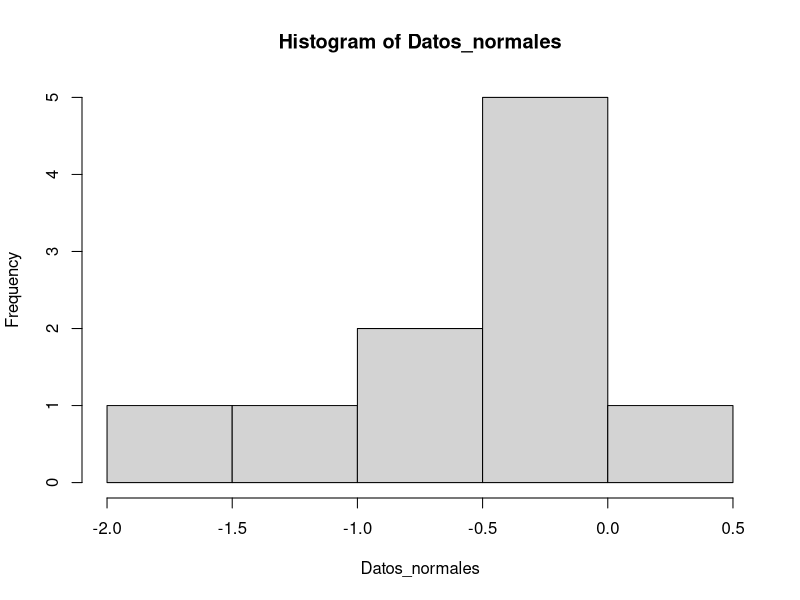
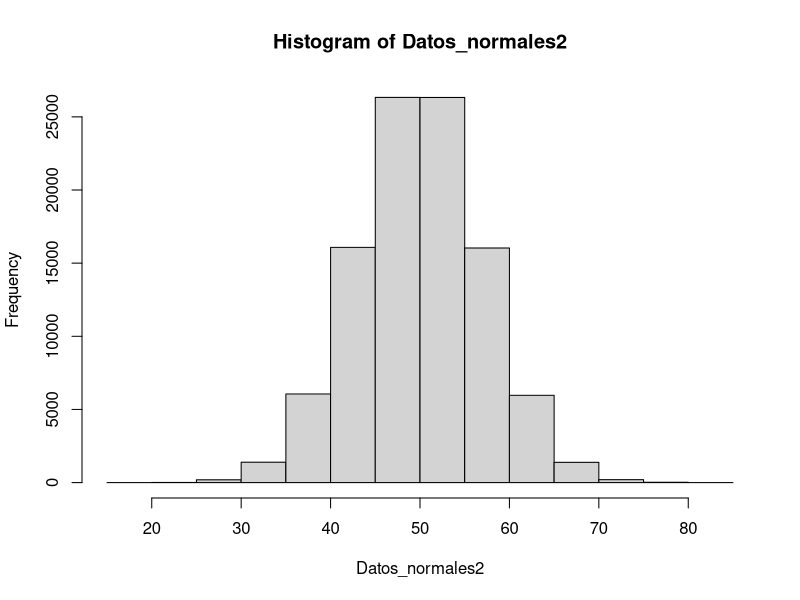
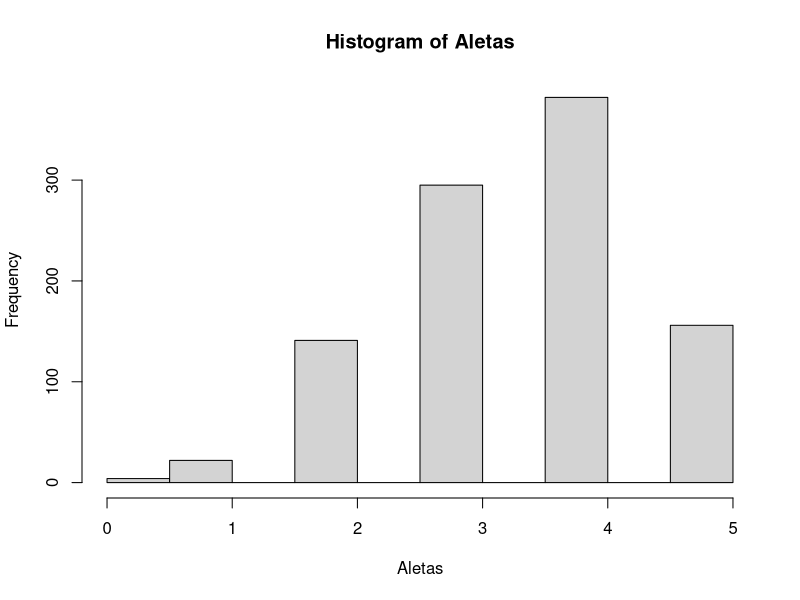
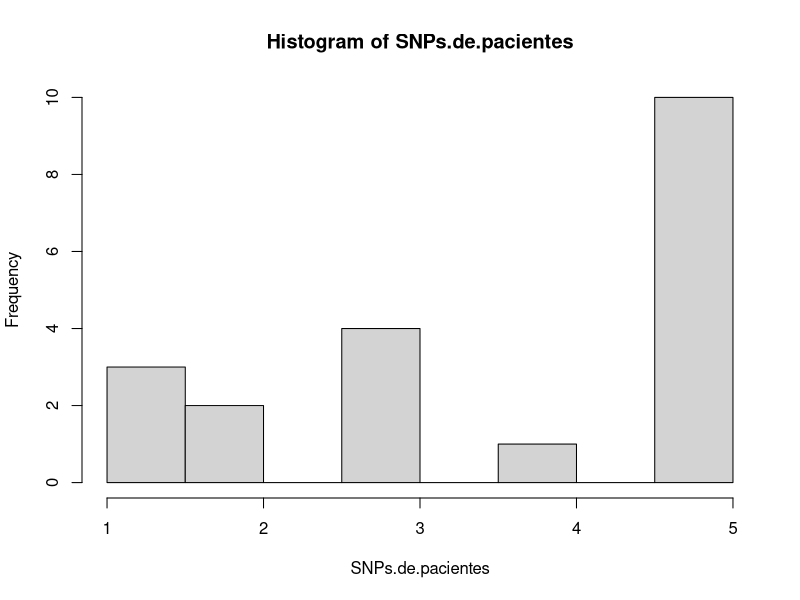
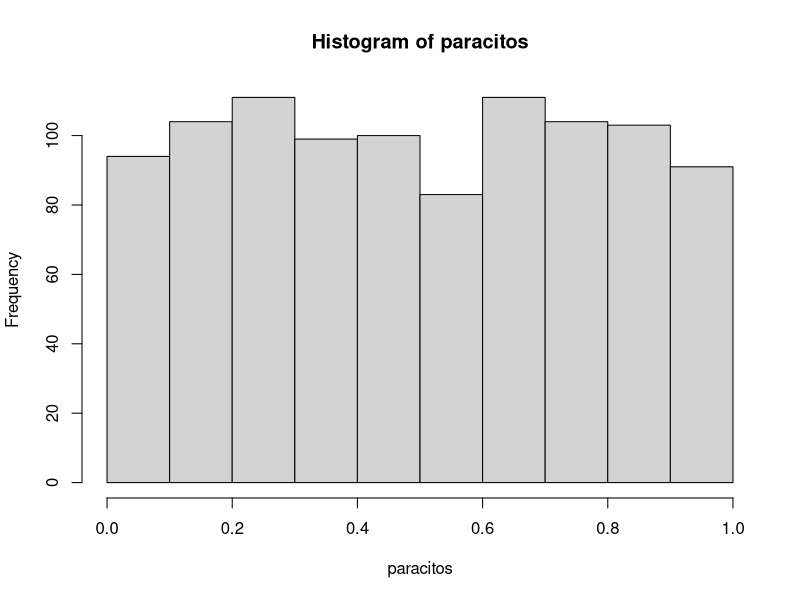
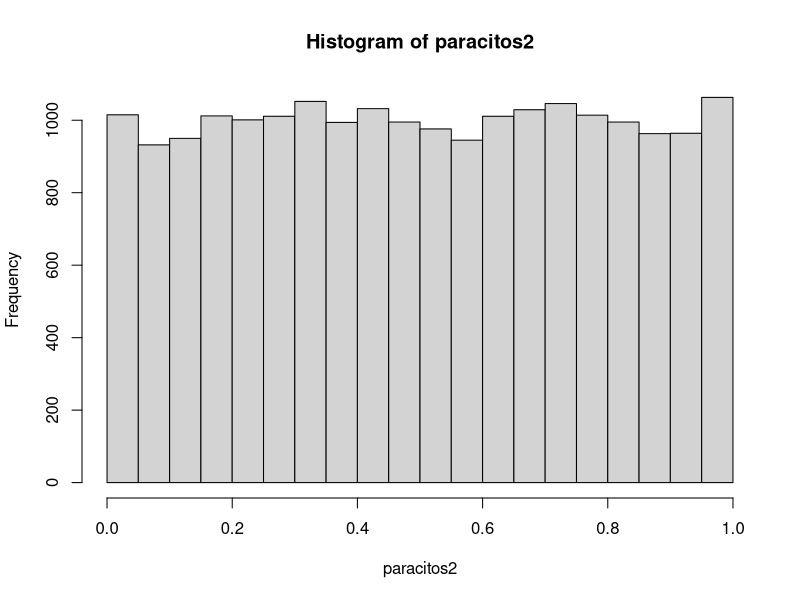
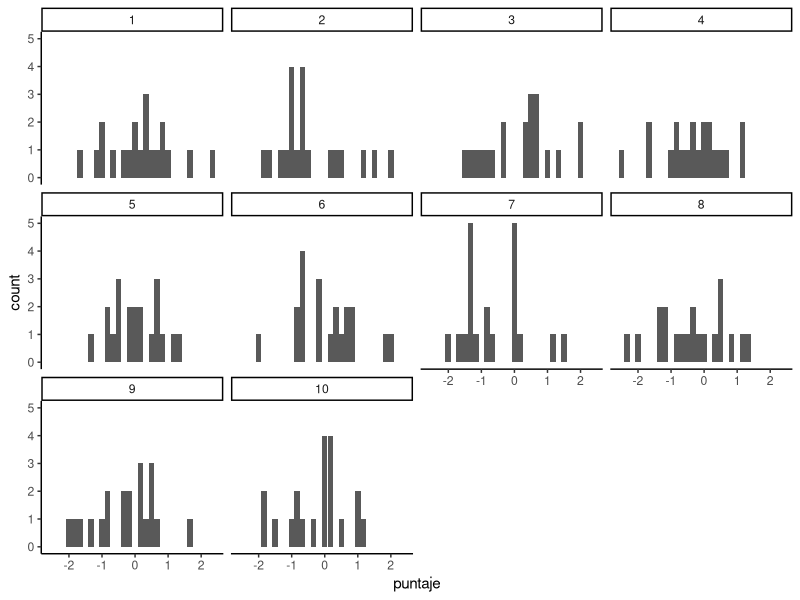
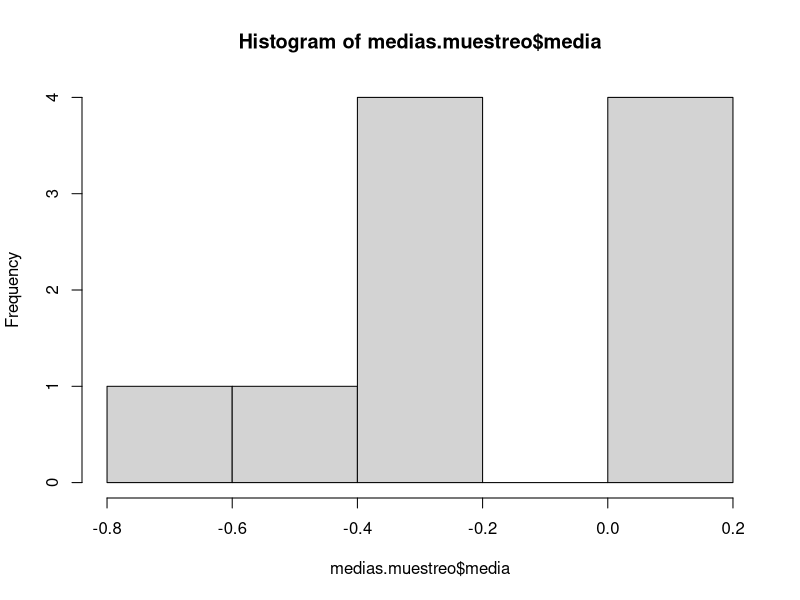

R code for these plots, in order:
## ---- chunk 1
knitr::opts_chunk$set(R.options = list(width = 80))
## ---- chunk 2
Datos_normales<-rnorm(10, mean = 0, sd = 1)

Datos_normales

hist(Datos_normales)
## ---- chunk 3
Datos_normales2 <- rnorm(100000, mean = 50, sd = 7)

hist(Datos_normales2)

str(Datos_normales2)

## ---- chunk 4
promedio1<- mean(Datos_normales2)

promedio1 

desvest1<- sd (Datos_normales2)

desvest1
## ---- chunk 5
Aletas <- rbinom(1000, 5, 0.7)
Aletas
hist(Aletas)
## ---- chunk 6
x <- 1:100

sample(x, replace = TRUE)
## ---- chunk 7
sample(x, 10, replace = TRUE)
## ---- chunk 8
sample(x, 10, replace = TRUE)
## ---- chunk 9
sample(x, 10, replace = TRUE)
## ---- chunk 10
mani<-c("S","G")

muestreo_de_mani<-sample(mani,10,replace=T)

muestreo_de_mani
## ---- chunk 11
SNPs<-c(1,2,3,4,5,5,5,5)
SNPs.de.pacientes<-sample(SNPs,20,replace=TRUE)
SNPs.de.pacientes
hist(SNPs.de.pacientes)
## ---- chunk 12
library(dplyr)
Crecimiento <- readxl::read_excel("data/Crecimiento.xlsx")
muestra_crecimiento<- Crecimiento %>%
                        sample_n(size=5,replace=FALSE)

head(muestra_crecimiento)
## ---- chunk 13
paracitos<-runif(n=1000,min=0,max=1)
paracitos
hist(paracitos)

paracitos2<-runif(n=20000,min=0,max=1)
paracitos2
hist(paracitos2)
## ---- chunk 14
puntaje<-rnorm(10*20,0,1)
puntaje
## ---- chunk 15
muestreos<-rep(1:10,each=20) 
muestreos
## ---- chunk 16
df_muestreos<-data.frame(muestreos,puntaje)
df_muestreos
## ---- chunk 17
library(ggplot2)
ggplot(data = df_muestreos, aes(x=puntaje)) +
  geom_histogram() + facet_wrap(~muestreos) +
  theme_classic()
## ---- chunk 18
library(dplyr)
medias.muestreo<-df_muestreos %>%
  group_by(muestreos) %>%
  summarise(media=mean(puntaje))
medias.muestreo
## ---- chunk 19
mean(medias.muestreo$media)
hist(medias.muestreo$media)
## ---- chunk 20
hist(medias.muestreo$media,breaks=10)
hist(medias.muestreo$media,breaks=30)
## ---- chunk 21
puntaje2<-rnorm(1000*20,0,1)
muestreo2<-rep(1:1000,each=20)
df2<-data.frame(muestreo2,puntaje2)
df2[1:25,]

## ---- chunk 22
medias.muestreo2<-df2 %>%
  group_by(muestreo2) %>%
  summarise(media=mean(puntaje2))
medias.muestreo2[1:10,]
## ---- chunk 23
mean(medias.muestreo2$media)
## ---- chunk 24
hist(medias.muestreo2$media)
## ---- chunk 25
hist(medias.muestreo2$media,breaks=30)
